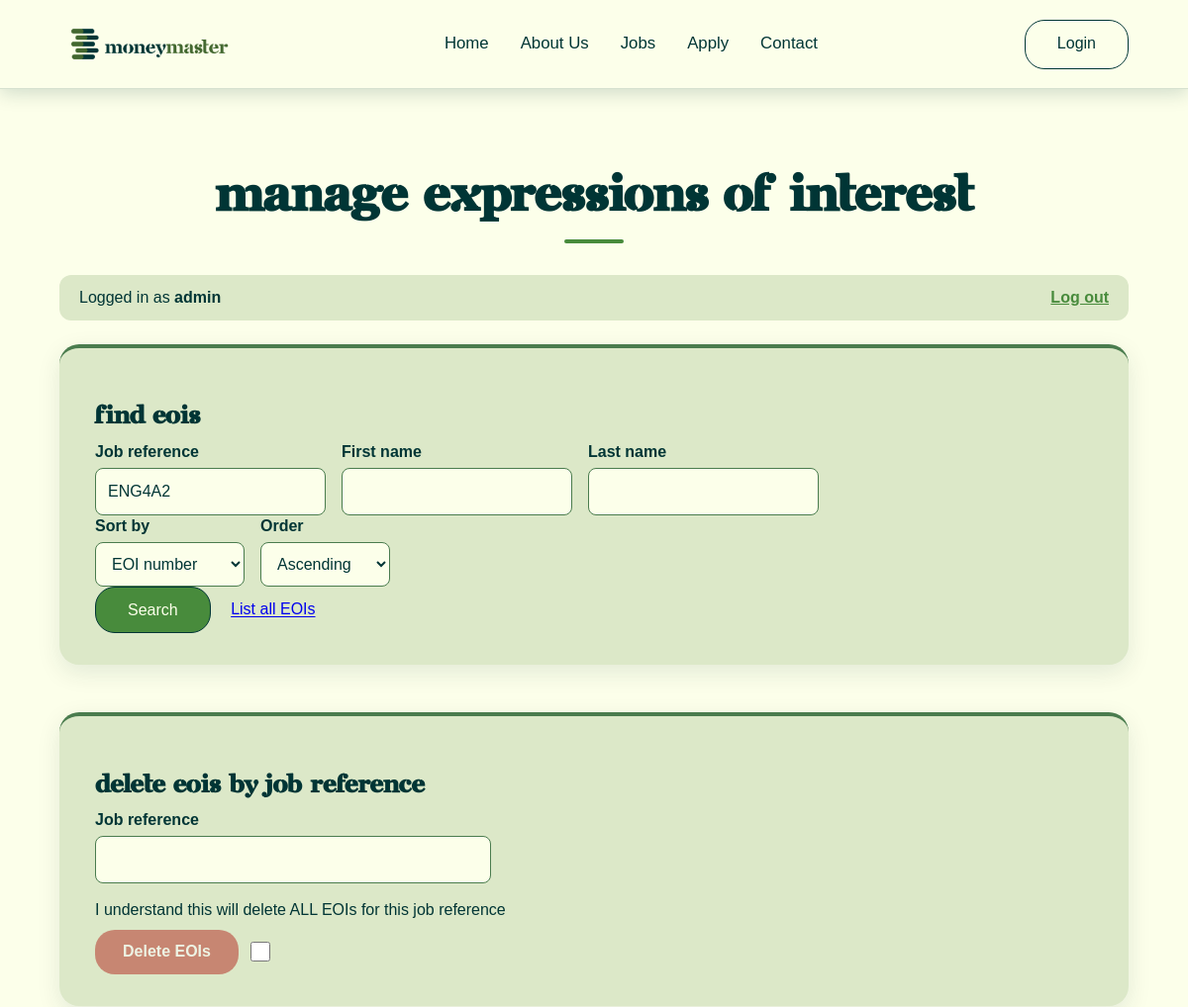
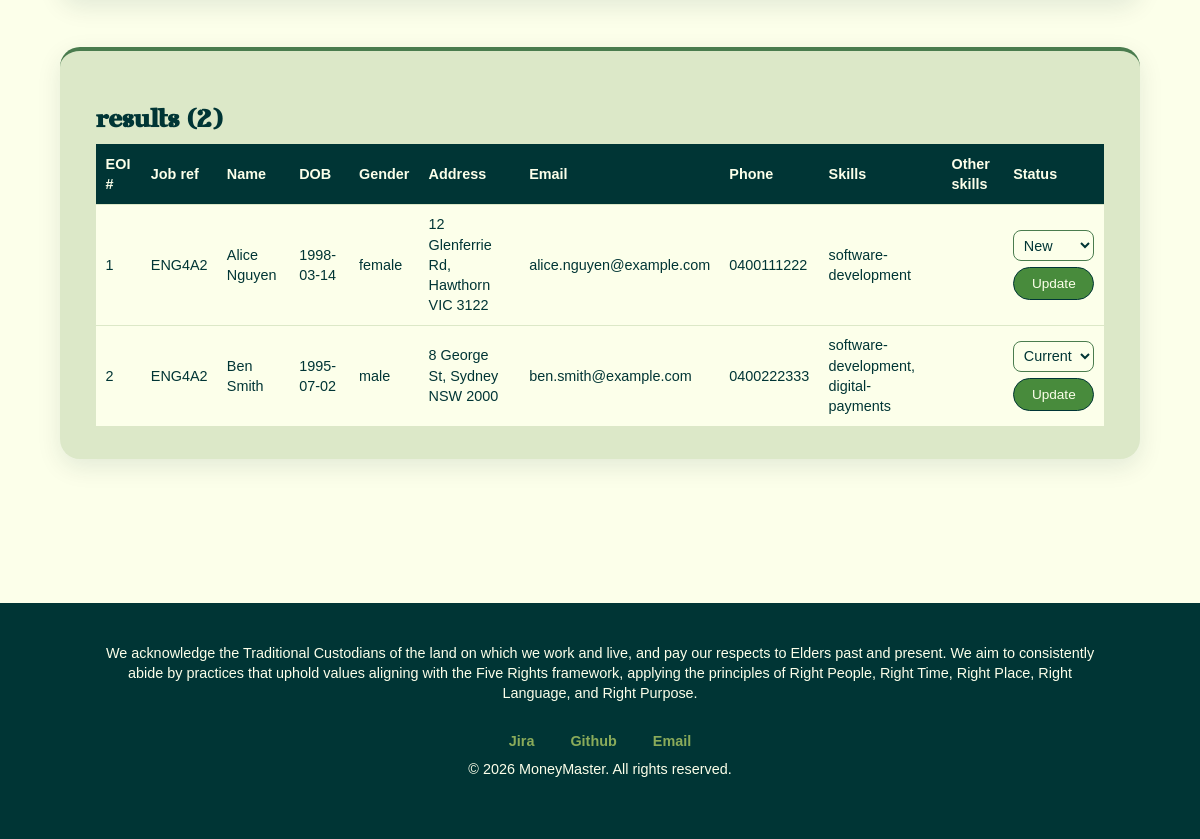
The app's page /project2/manage.php?jobref=ENG4A2 (signed in) with its own data (2 pictures, top to bottom).
### tables this page shows
CREATE TABLE `eoi` (
  `EOInumber`      INT AUTO_INCREMENT PRIMARY KEY,
  `job_ref`        VARCHAR(6)   NOT NULL,
  `first_name`     VARCHAR(20)  NOT NULL,
  `last_name`      VARCHAR(20)  NOT NULL,
  `dob`            DATE         NOT NULL,
  `gender`         VARCHAR(10)  NOT NULL,
  `street_address` VARCHAR(40)  NOT NULL,
  `suburb`         VARCHAR(40)  NOT NULL,
  `state`          VARCHAR(3)   NOT NULL,
  `postcode`       CHAR(4)      NOT NULL,
  `email`          VARCHAR(100) NOT NULL,
  `phone`          VARCHAR(12)  NOT NULL,
  `skills`         VARCHAR(255),
  `other_skills`   TEXT,
  `status`         ENUM('New', 'Current', 'Final') NOT NULL DEFAULT 'New'
);

### project2/manage.php (the view, shortened to what this page needs)
<?php
function e($value) {
    return htmlspecialchars((string)$value, ENT_QUOTES, "UTF-8", false);
}
require_once "settings.php";
$conn = @mysqli_connect($host, $user, $pwd, $sql_db);
$db_error = "";
$results = array();
$sort_fields = array(
    "EOInumber"      => "EOI number",
    "job_ref"        => "Job reference",
    "first_name"     => "First name",
    "last_name"      => "Last name",
    "dob"            => "Date of birth",
    "gender"         => "Gender",
    "street_address" => "Street address",
    "suburb"         => "Suburb",
    "state"          => "State",
    "postcode"       => "Postcode",
    "email"          => "Email",
    "phone"          => "Phone",
    "skills"         => "Skills",
    "other_skills"   => "Other skills",
    "status"         => "Status"
);
$statuses = array("New", "Current", "Final");
$search_jobref = isset($_GET["jobref"])    ? trim($_GET["jobref"])    : "";
$search_first  = isset($_GET["firstname"]) ? trim($_GET["firstname"]) : "";
$search_last   = isset($_GET["lastname"])  ? trim($_GET["lastname"])  : "";
$sort  = (isset($_GET["sort"]) && array_key_exists($_GET["sort"], $sort_fields)) ? $_GET["sort"] : "EOInumber";
$order = (isset($_GET["order"]) && $_GET["order"] == "DESC") ? "DESC" : "ASC";
if (!$conn) {
    $db_error = "Unable to connect to the database.";
} else {
    $sql = "SELECT * FROM eoi";
    $conditions = array();
    $types = "";
    $params = array();
    if ($search_jobref != "") {
        $conditions[] = "job_ref = ?";
        $types .= "s";
        $params[] = $search_jobref;
    }
    if (count($conditions) > 0) {
        $sql .= " WHERE " . implode(" AND ", $conditions);
    }
    $sql .= " ORDER BY $sort $order";
    $stmt = mysqli_prepare($conn, $sql);
    if (!$stmt) {
        $db_error = "The EOI table does not exist yet. Submit an application first.";
    } else {
        if ($types != "") {
            mysqli_stmt_bind_param($stmt, $types, ...$params);
        }
        mysqli_stmt_execute($stmt);
        $result = mysqli_stmt_get_result($stmt);
        while ($row = mysqli_fetch_assoc($result)) {
            $results[] = $row;
        }
    }
}
?>
<!DOCTYPE html>
<html lang="en">
<head>
    <link rel="stylesheet" href="../styles/styles.css">
</head>
<body>
    <?php include 'header.inc'; ?>
    <main class="manage-page">
        <h1>Manage Expressions of Interest</h1>
        <div class="manage-bar">
            <span>Logged in as <strong><?php echo e($_SESSION["username"]); ?></strong></span>
            <a href="logout.php">Log out</a> <?php  ?>
        </div>
        <section>
            <h2>Find EOIs</h2>
            <form action="manage.php" method="GET">
                <div class="form-row">
                    <div>
                        <label for="jobref">Job reference</label>
                        <input type="text" id="jobref" name="jobref" maxlength="6" value="<?php echo e($search_jobref); ?>">
                    </div>
                    <div>
                        <label for="firstname">First name</label>
                        <input type="text" id="firstname" name="firstname" maxlength="20" value="<?php echo e($search_first); ?>">
                    </div>
                    <div>
                        <label for="lastname">Last name</label>
                        <input type="text" id="lastname" name="lastname" maxlength="20" value="<?php echo e($search_last); ?>">
                    </div>
                </div>
                <div class="form-row">
                    <div>
                        <label for="sort">Sort by</label>
                        <select id="sort" name="sort">
                            <?php foreach ($sort_fields as $field => $label) { ?>
                                <option value="<?php echo $field; ?>" <?php if ($sort == $field) echo "selected"; ?>><?php echo $label; ?></option>
                            <?php } ?>
                        </select>
                    </div>
                    <div>
                        <label for="order">Order</label>
                        <select id="order" name="order">
                            <option value="ASC" <?php if ($order == "ASC") echo "selected"; ?>>Ascending</option>
                        </select>
                    </div>
                </div>
                <div>
                    <button type="submit">Search</button>
                    <a href="manage.php">List all EOIs</a>
                </div>
            </form>
        </section>
        <section>
            <h2>Delete EOIs by Job Reference</h2>
            <form action="manage.php" method="POST">
                <label for="delete_jobref">Job reference</label>
                <input type="text" id="delete_jobref" name="delete_jobref" maxlength="6">
                <p class="confirm-text">
                    <label for="confirm_delete">I understand this will delete ALL EOIs for this job reference</label>
                </p>
                <div class="delete-row">
                    <button type="submit">Delete EOIs</button>
                    <input type="checkbox" id="confirm_delete" name="confirm_delete" value="yes">
                </div>
            </form>
        </section>
        <section>
            <h2>Results (<?php echo count($results); ?>)</h2>
            <?php if ($db_error != "") { ?>
                <div class="manage-message"><?php echo $db_error; ?></div>
            <?php } elseif (count($results) == 0) { ?>
                <div class="manage-message">No EOIs found.</div>
            <?php } else { ?>
                <div class="manage-table-wrap">
                    <table class="manage-table">
                        <thead>
                            <tr>
                                <th>EOI #</th>
                                <th>Job ref</th>
                                <th>Name</th>
                                <th>DOB</th>
                                <th>Gender</th>
                                <th>Address</th>
                                <th>Email</th>
                                <th>Phone</th>
                                <th>Skills</th>
                                <th>Other skills</th>
                                <th>Status</th>
                            </tr>
                        </thead>
                        <tbody>
                            <?php foreach ($results as $row) { ?>
                                <tr>
                                    <td><?php echo e($row["EOInumber"]); ?></td>
                                    <td><?php echo e($row["job_ref"]); ?></td>
                                    <td><?php echo e($row["first_name"] . " " . $row["last_name"]); ?></td>
                                    <td><?php echo e($row["dob"]); ?></td>
                                    <td><?php echo e($row["gender"]); ?></td>
                                    <td><?php echo e($row["street_address"] . ", " . $row["suburb"] . " " . $row["state"] . " " . $row["postcode"]); ?></td>
                                    <td><?php echo e($row["email"]); ?></td>
                                    <td><?php echo e($row["phone"]); ?></td>
                                    <td><?php echo e($row["skills"]); ?></td>
                                    <td><?php echo e($row["other_skills"]); ?></td>
                                    <td>
                                        <form action="manage.php?<?php echo e(isset($_SERVER["QUERY_STRING"]) ? $_SERVER["QUERY_STRING"] : ""); ?>" method="POST">
                                            <select name="new_status" aria-label="Status for EOI <?php echo e($row["EOInumber"]); ?>">
                                                <?php foreach ($statuses as $status) { ?>
                                                    <option value="<?php echo $status; ?>" <?php if ($row["status"] == $status) echo "selected"; ?>><?php echo $status; ?></option>
                                                <?php } ?>
                                            </select>
                                            <button type="submit">Update</button>
                                        </form>
                                    </td>
                                </tr>
                            <?php } ?>
                        </tbody>
                    </table>
                </div>
            <?php } ?>
        </section>
    </main>
    <?php include 'footer.inc'; ?>
</body>
</html>

### styles/styles.css (style rules this page uses)
:root { --accent-color: rgb(72, 139, 60); --cream: #fcffea; --dark-green: #003535; --mid-green: #4a7c4e; --light-green: #8aab5a; --white: #ffffff; --soft-green: #dce8c8; --pale-green: #eef4df; --text: #2f4f4f; --muted: #6b7a5e; --radius: 20px; }
* { box-sizing: border-box; line-height: 140%; }
html { scroll-behavior: smooth; }
body { margin: 0; padding: 0; background-color: var(--cream); color: var(--dark-green); font-family: Helvetica, Arial, sans-serif; }
h1, h2, h3, h4 { font-family: "Saint George", Helvetica, Arial, sans-serif; }
h1 { font-size: 50px; }
h2 { font-size: 36px; }
main { width: 100%; max-width: 1200px; min-height: 100vh; margin: 0 auto; padding: 130px 5% 3rem; }
main > section { background-color: var(--soft-green); border-radius: var(--radius); padding: 2rem 2.25rem; margin-bottom: 2rem; border-top: 4px solid var(--mid-green); box-shadow: 0 8px 25px rgba(0, 53, 53, 0.1); }
main > h1 { color: var(--dark-green); text-align: center; margin-bottom: 2rem; }
main > h1::after { content: ""; display: block; width: 60px; height: 4px; margin: 0.5rem auto 0; border-radius: 2px; background-color: var(--accent-color); }
main > section h2 { font-family: "Saint George", sans-serif; font-size: 1.55rem; color: var(--dark-green); font-weight: 700; margin-bottom: 0.4rem; }
main > section:has(form) { max-width: 850px; margin: 0 auto 3rem; background-color: var(--soft-green); }
form p { margin-bottom: 1.2rem; }
label { display: block; margin-bottom: 0.3rem; color: var(--dark-green); font-weight: bold; }
input[type="text"], input[type="email"], input[type="date"], select, textarea { width: 100%; max-width: 400px; padding: 0.75rem; border: 1.5px solid var(--mid-green); border-radius: 8px; color: var(--dark-green); background-color: var(--cream); font-size: 1rem; transition: border-color 0.3s, box-shadow 0.3s; }
.form-row { display: flex; flex-wrap: wrap; gap: 1rem; }
form button { padding: 0.7rem 2rem; margin-right: 1rem; border: 1.5px solid var(--dark-green); border-radius: 20px; font-size: 1rem; cursor: pointer; transition: 0.3s; }
button[type="submit"] { color: var(--cream); background-color: var(--accent-color); }
.manage-page > section:has(form) { max-width: none; }
.manage-bar { display: flex; justify-content: space-between; align-items: center; margin-bottom: 1.5rem; padding: 0.75rem 1.25rem; border-radius: 12px; background-color: var(--soft-green); }
.manage-bar a { color: var(--accent-color); font-weight: bold; }
.manage-table-wrap { overflow-x: auto; }
.manage-table { width: 100%; border-collapse: collapse; background-color: var(--cream); }
.manage-table th, .manage-table td { padding: 0.75rem; text-align: left; border-bottom: 1px solid var(--soft-green); }
.manage-table th { color: var(--cream); background-color: var(--dark-green); }
.manage-table { font-size: 0.9rem; }
.manage-table th, .manage-table td { padding: 0.6rem; }
.manage-table form { display: flex; flex-direction: column; gap: 0.4rem; }
.manage-table select { width: auto; padding: 0.35rem; font-size: 0.9rem; }
.manage-table button { width: auto; margin: 0; padding: 0.35rem 0.9rem; font-size: 0.85rem; }
.confirm-text { margin: 1rem 0 0.5rem; }
.confirm-text label { font-weight: normal; }
.delete-row { display: flex; align-items: center; gap: 0.75rem; }
.delete-row input[type="checkbox"] { width: 1.25rem; height: 1.25rem; margin: 0; accent-color: #b3261e; cursor: pointer; }
.delete-row button { width: auto; margin: 0; padding: 0.7rem 1.75rem; border: none; border-radius: 20px; color: #ffffff; background-color: #b3261e; font-weight: bold; box-shadow: 0 4px 10px rgba(179, 38, 30, 0.3); transition: background-color 0.2s, transform 0.2s, opacity 0.2s; }
.delete-row:has(input:not(:checked)) button { opacity: 0.5; box-shadow: none; }

### records on screen
eoi: EOInumber "1", job_ref "ENG4A2", first_name+last_name "Alice Nguyen", dob "1998-03-14", gender "female", street_address+suburb+state "12 Glenferrie Rd, Hawthorn VIC 3122", email "alice.nguyen@example.com", phone "0400111222", skills "software-development", new_status "New"
eoi: EOInumber "2", job_ref "ENG4A2", first_name+last_name "Ben Smith", dob "1995-07-02", gender "male", street_address+suburb+state "8 George St, Sydney NSW 2000", email "ben.smith@example.com", phone "0400222333", skills "software-development, digital-payments", new_status "Current"

### other values on screen
$_SESSION["username"] "admin"
count($results) "2"
form field sort "EOI number"
